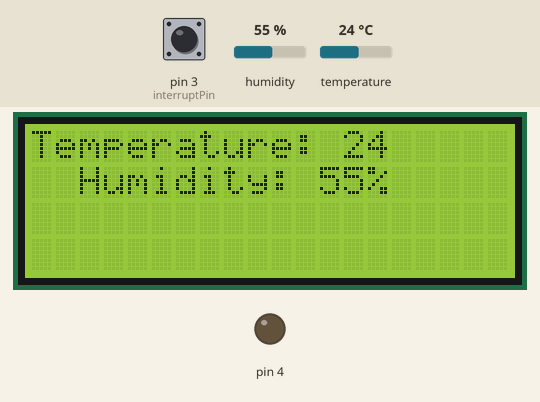
Simulated run of this sketch. Board: Arduino Uno, built with avr-gcc and run on an emulated ATmega328P. Shown: 20×4 character LCD, output pins drawn as LEDs (lit = HIGH). The inputs (shaded band) are chosen by the test bench; at power-on: humidity 55 %, pin 3 (interruptPin) HIGH, temperature 24 °C. What the sketch prints to the serial monitor is not drawn.

Above: at 1.2 s.
1.3 s: humidity set to 58 %
3.7 s: humidity set to 61 %
At 6.2 s:
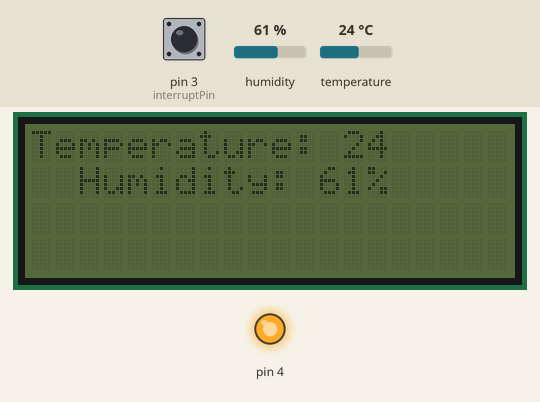
6.5 s: humidity set to 22 %
At 8.4 s:
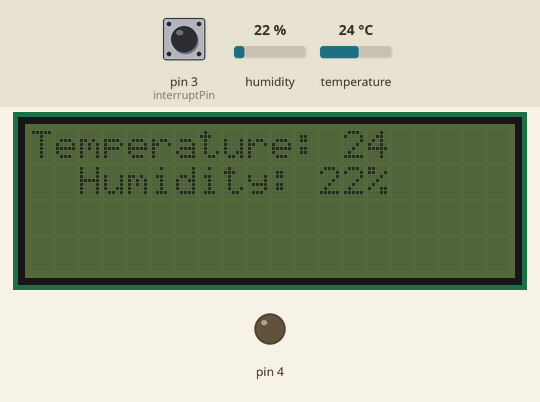
8.7 s: pin 3 (interruptPin) pulled LOW for 0.7 s
At 10.8 s:
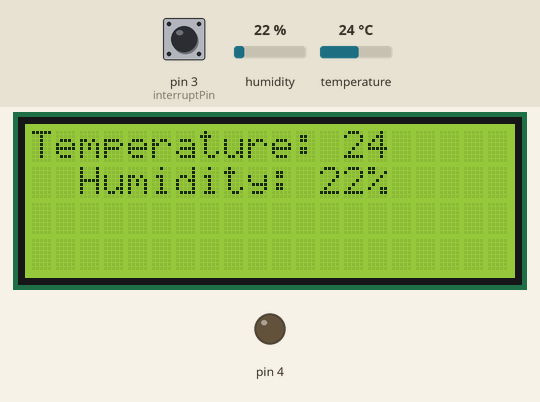
12.5 s: temperature set to 12 °C
At 15.3 s:
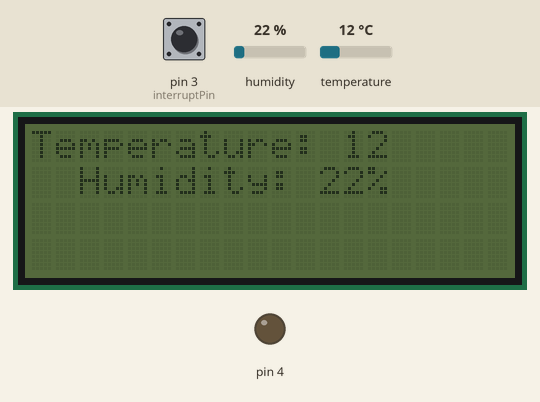
15.6 s: pin 3 (interruptPin) pulled LOW for 1 s
At 17.6 s:
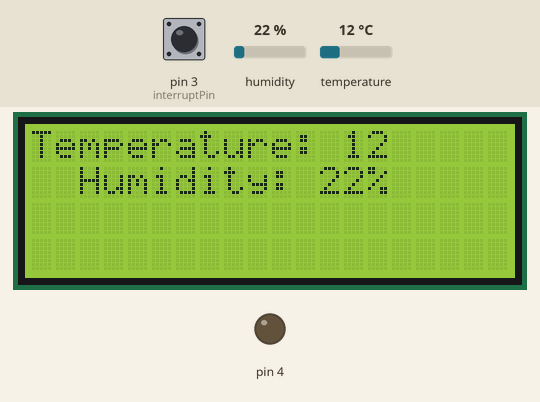
Timing chart, 0 to 19.1 s (numbered marks = the images above; inputs shaded):
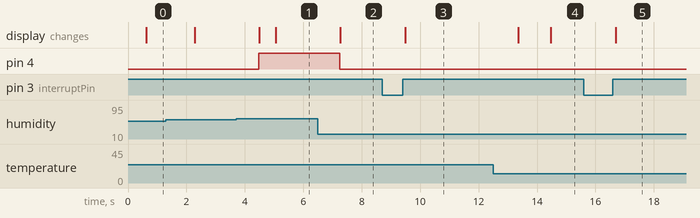

Measured:
- the behaviour switches between 59 and 60 % on humidity (found by bisection; images 0 and 1)
- after the input at 3.7 s, pin 4: LOW → HIGH after 0.78 s; the display: first changes after 0.80 s (image 1 shows a later state)
- after the input at 6.5 s, pin 4: HIGH → LOW after 0.75 s; the display: changes after 0.77 s (image 2)
- after the input at 8.7 s, the display: changes after 0.78 s (image 3)
- after the input at 12.5 s, the display: first changes after 0.86 s (image 4 shows a later state)
- after the input at 15.6 s, the display: changes after 1.1 s (image 5)

The sketch:

Electronics_assesment.ino
```cpp
// Include necessary libraries
#include <DHT11.h>
#include <Wire.h>
#include <LiquidCrystal_I2C.h>

// Sets interrupt button to pin 3
const byte interruptPin = 3;
volatile byte state = LOW;

// Create an instance of the DHT11 and liquid crystal class.
DHT11 dht11(2);

LiquidCrystal_I2C lcd(0x27,20,4);

// Global variable to track when the button was last pressed
unsigned long lastPressed = 0;

void setup() {
  // Initialize serial communication to allow debugging and data readout.
  // Using a baud rate of 9600 bps.
  Serial.begin(9600);
  lcd.init();
  // Print a message to the LCD.
  lcd.backlight();
  // Relay Pin
  pinMode(4, OUTPUT);

  // Set up for interrupt button
  pinMode(interruptPin, INPUT_PULLUP);
  attachInterrupt(digitalPinToInterrupt(interruptPin), backlight, RISING);
}

void loop() {
    int temperature = 0;
    int humidity = 0;

    // Attempt to read the temperature and humidity values from the DHT11 sensor.
    int result = dht11.readTemperatureHumidity(temperature, humidity);

    // Check the results of the readings.
    // If the reading is successful, print the temperature and humidity values.
    // If there are errors, print the appropriate error messages.
    if (result == 0) {
        Serial.print("Temperature: ");
        Serial.print(temperature);
        Serial.print(" °C\tHumidity: ");
        Serial.print(humidity);
        Serial.println(" %");

        // Prints the temperature to the display
        lcd.setCursor(0,0);
        lcd.print("Temperature:");
        lcd.setCursor(13,0);
        lcd.print(temperature);

        // Turns on relay if humidity is greater than 60
        if (humidity >= 60) {
          Serial.println("Turning Relay ON");
          digitalWrite(4, HIGH);  // Turn relay ON if humidity >= 60
        }
        else {
            digitalWrite(4, LOW);   // Turn relay OFF if humidity < 60
        }

        lcd.setCursor(2,1);
        lcd.print("Humidity: ");
        lcd.setCursor(12,1);
        lcd.print(humidity);
        lcd.setCursor(14,1);
        lcd.print("%");

    } else {
        // Print error message based on the error code.
        Serial.println(DHT11::getErrorString(result));
    }

    // Error checking
    Serial.println(lastPressed);
    // Sees if it has been more then 5 seconds since button was pressed
    if (millis() > lastPressed + 5000) {
      lcd.noBacklight(); // turn off backlight
    }
    else {
      lcd.backlight(); // turn on backlight.
    }
}

void backlight() {
  lastPressed = millis();
}
```
